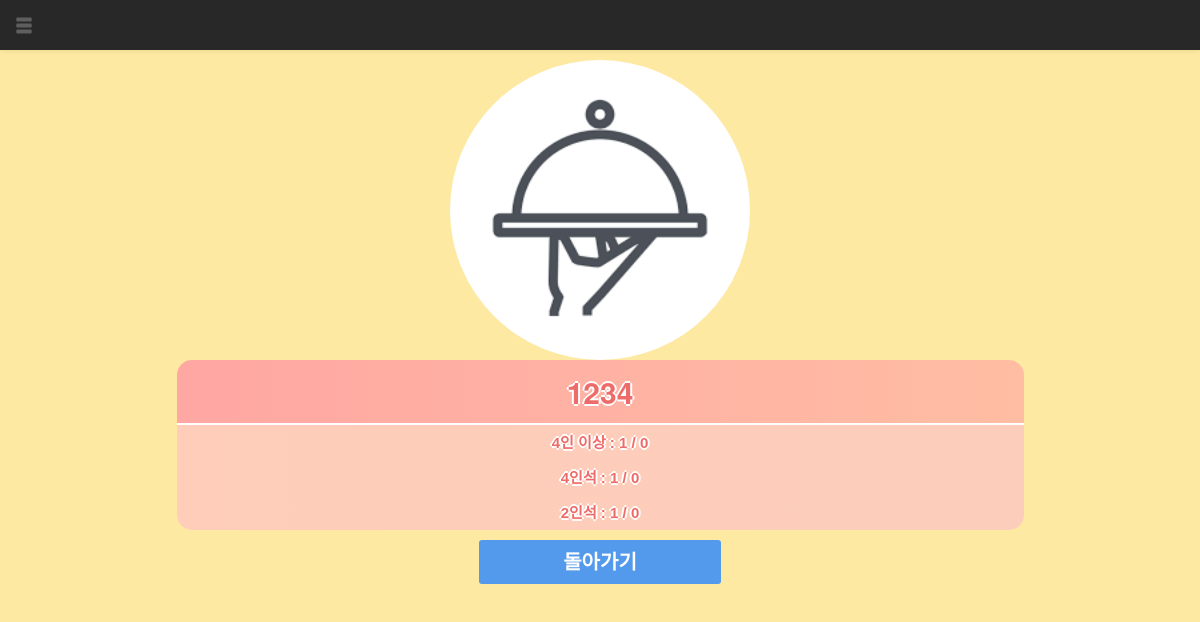
Page /jariyo/status/1/ (signed in) on the earlier database version.
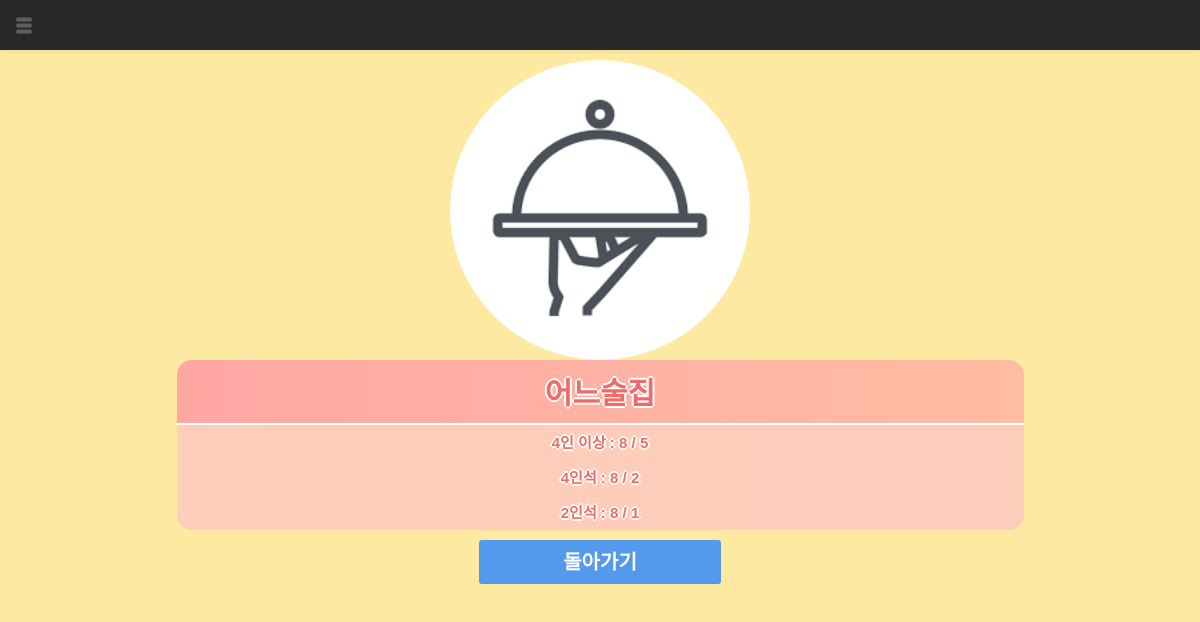
Same page on the later database version.
### jariyo/models.py (models this page shows)
class Shop(models.Model):
    SHOP_TYPES = [
        ('R', 'Restaurant'),
        ('C', 'Cafe'),
    ]
    manager = models.ForeignKey(User, on_delete=models.CASCADE)
    name = models.CharField(max_length=100)
    main_photo = models.ImageField(upload_to=user_path,blank=True, null=True)
    address = models.CharField(max_length=100,blank=True)
    phone = PhoneNumberField(null=True, blank=False)
    latitude = models.FloatField()
    longitude = models.FloatField()
    shop_type = models.CharField(blank=False, choices=SHOP_TYPES, max_length=1)
    site = models.URLField(blank=True)
    ispermited = models.BooleanField(default=False)
    sit_over4_max = models.IntegerField(default=0)
    sit_4_max = models.IntegerField(default=0)
    sit_2_max = models.IntegerField(default=0)
    sit_over4 = models.IntegerField(default=0)
    sit_4 = models.IntegerField(default=0)
    sit_2 = models.IntegerField(default=0)

### jariyo/views/shop_views.py (the view)
# urls.py: url(r'^status/(?P<pk>[0-9]+)/$', login_required(shop_views.StatusView.as_view()), name='status'),
class StatusView(DetailView):
    model = Shop
    template_name = 'jariyo/status.html'

### templates/jariyo/status.html (shortened to what this page needs)
{% extends 'jariyo/base.html' %}
{% block content %}
{% load static %}
<link rel="stylesheet" type="text/css" href="{% static 'jariyo/css/status.css' %}">
<div class="row">
    <div class="shop-img">
        {% if shop.main_photo %}
        <img class="img-circle" src="{{ shop.main_photo.url }}" width="300px" height="300px"> <br>
        {% else %}
        <img class="img-circle" src="{% static 'jariyo/img/default_main_photo.png' %}" width="300px" height="300px"> <br>
        {% endif %}
    </div>
    <div class="seat-list">
        <h2>{{ shop.name }}</h2>
        <ul>
            <li><span class="head">4인 이상 : </span><span class="tail">{{ shop.sit_over4_max }} / {{ shop.sit_over4 }}</span></li>
            <li><span class="head">4인석 : </span><span class="tail">{{ shop.sit_4_max }} / {{ shop.sit_4 }}</span></li>
            <li><span class="head">2인석 : </span><span class="tail">{{ shop.sit_2_max }} / {{ shop.sit_2 }}</span></li>
        </ul>
    </div>
    <button class="back-btn" onclick="back();">돌아가기</button>
</div>
{% endblock %}

Differences in the rows shown:
changed Shop: name "1234" → "어느술집"; sit_over4_max "1" → "8"; sit_over4 "0" → "5"; sit_4_max "1" → "8"; sit_4 "0" → "2"; sit_2_max "1" → "8"; sit_2 "0" → "1"
